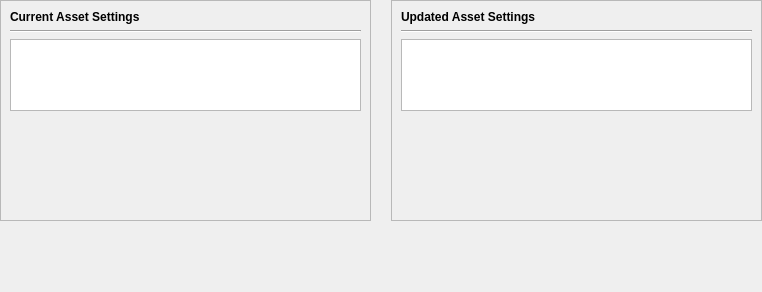
                            <widget class="QWidget" name="scrollAreaWidgetContents">
                                <property name="enabled">
                                    <bool>true</bool>
                                </property>
                                <property name="geometry">
                                    <rect>
                                        <x>0</x>
                                        <y>0</y>
                                        <width>762</width>
                                        <height>292</height>
                                    </rect>
                                </property>
                                <layout class="QVBoxLayout" name="verticalLayout_7" stretch="0,1">
                                    <property name="leftMargin">
                                        <number>0</number>
                                    </property>
                                    <property name="topMargin">
                                        <number>0</number>
                                    </property>
                                    <property name="rightMargin">
                                        <number>0</number>
                                    </property>
                                    <property name="bottomMargin">
                                        <number>0</number>
                                    </property>
                                    <item>
                                        <layout class="QVBoxLayout" name="entries">
                                            <property name="spacing">
                                                <number>6</number>
                                            </property>
                                            <item>
                                                <layout class="QHBoxLayout" name="horizontalLayout_9" stretch="0,0">
                                                    <property name="spacing">
                                                        <number>20</number>
                                                    </property>
                                                    <property name="sizeConstraint">
                                                        <enum>QLayout::SetDefaultConstraint</enum>
                                                    </property>
                                                    <item>
                                                        <widget class="QFrame" name="frame_3">
                                                            <property name="sizePolicy">
                                                                <sizepolicy hsizetype="Preferred" vsizetype="Fixed">
                                                                    <horstretch>0</horstretch>
                                                                    <verstretch>0</verstretch>
                                                                </sizepolicy>
                                                            </property>
                                                            <property name="minimumSize">
                                                                <size>
                                                                    <width>0</width>
                                                                    <height>150</height>
                                                                </size>
                                                            </property>
                                                            <property name="frameShape">
                                                                <enum>QFrame::StyledPanel</enum>
                                                            </property>
                                                            <property name="frameShadow">
                                                                <enum>QFrame::Raised</enum>
                                                            </property>
                                                            <layout class="QVBoxLayout" name="verticalLayout_8">
                                                                <item>
                                                                    <layout class="QVBoxLayout" name="verticalLayout_9">
                                                                        <item>
                                                                            <widget class="QLabel" name="currentDataLabel">
                                                                                <property name="font">
                                                                                    <font>
                                                                                        <weight>75</weight>
                                                                                        <bold>true</bold>
                                                                                    </font>
                                                                                </property>
                                                                                <property name="lineWidth">
                                                                                    <number>1</number>
                                                                                </property>
                                                                                <property name="text">
                                                                                    <string>Current Asset Settings</string>
                                                                                </property>
                                                                            </widget>
                                                                        </item>
                                                                        <item>
                                                                            <widget class="Line" name="line">
                                                                                <property name="orientation">
                                                                                    <enum>Qt::Horizontal</enum>
                                                                                </property>
                                                                            </widget>
                                                                        </item>
                                                                        <item>
                                                                            <widget class="QTextBrowser" name="currentAssetData">
                                                                                <property name="lineWidth">
                                                                                    <number>0</number>
                                                                                </property>
                                                                                <property name="verticalScrollBarPolicy">
                                                                                    <enum>Qt::ScrollBarAsNeeded</enum>
                                                                                </property>
                                                                                <property name="horizontalScrollBarPolicy">
                                                                                    <enum>Qt::ScrollBarAsNeeded</enum>
                                                                                </property>
                                                                                <property name="sizeAdjustPolicy">
                                                                                    <enum>QAbstractScrollArea::AdjustToContents</enum>
                                                                                </property>
                                                                            </widget>
                                                                        </item>
                                                                        <item>
                                                                            <spacer name="verticalSpacer_3">
                                                                                <property name="orientation">
                                                                                    <enum>Qt::Vertical</enum>
                                                                                </property>
                                                                                <property name="sizeHint" stdset="0">
                                                                                    <size>
                                                                                        <width>20</width>
                                                                                        <height>100</height>
                                                                                    </size>
                                                                                </property>
                                                                            </spacer>
                                                                        </item>
                                                                    </layout>
                                                                </item>
                                                            </layout>
                                                        </widget>
                                                    </item>
                                                    <item>
                                                        <widget class="QFrame" name="frame_2">
                                                            <property name="sizePolicy">
                                                                <sizepolicy hsizetype="Preferred" vsizetype="Fixed">
                                                                    <horstretch>0</horstretch>
                                                                    <verstretch>0</verstretch>
                                                                </sizepolicy>
                                                            </property>
                                                            <property name="minimumSize">
                                                                <size>
                                                                    <width>0</width>
                                                                    <height>150</height>
                                                                </size>
                                                            </property>
                                                            <property name="frameShape">
                                                                <enum>QFrame::StyledPanel</enum>
                                                            </property>
                                                            <property name="frameShadow">
                                                                <enum>QFrame::Raised</enum>
                                                            </property>
                                                            <layout class="QVBoxLayout" name="verticalLayout_3">
                                                                <item>
                                                                    <layout class="QVBoxLayout" name="verticalLayout_11">
                                                                        <item>
                                                                            <widget class="QLabel" name="reissueAssetDataLabel">
                                                                                <property name="font">
                                                                                    <font>
                                                                                        <weight>75</weight>
                                                                                        <bold>true</bold>
                                                                                    </font>
                                                                                </property>
                                                                                <property name="text">
                                                                                    <string>Updated Asset Settings</string>
                                                                                </property>
                                                                            </widget>
                                                                        </item>
                                                                        <item>
                                                                            <widget class="Line" name="line_2">
                                                                                <property name="orientation">
                                                                                    <enum>Qt::Horizontal</enum>
                                                                                </property>
                                                                            </widget>
                                                                        </item>
                                                                        <item>
                                                                            <widget class="QTextBrowser" name="updatedAssetData">
                                                                                <property name="verticalScrollBarPolicy">
                                                                                    <enum>Qt::ScrollBarAsNeeded</enum>
                                                                                </property>
                                                                                <property name="horizontalScrollBarPolicy">
                                                                                    <enum>Qt::ScrollBarAsNeeded</enum>
                                                                                </property>
                                                                                <property name="sizeAdjustPolicy">
                                                                                    <enum>QAbstractScrollArea::AdjustToContents</enum>
                                                                                </property>
                                                                            </widget>
                                                                        </item>
                                                                        <item>
                                                                            <spacer name="verticalSpacer">
                                                                                <property name="orientation">
                                                                                    <enum>Qt::Vertical</enum>
                                                                                </property>
                                                                                <property name="sizeHint" stdset="0">
                                                                                    <size>
                                                                                        <width>5</width>
                                                                                        <height>100</height>
                                                                                    </size>
                                                                                </property>
                                                                            </spacer>
                                                                        </item>
                                                                    </layout>
                                                                </item>
                                                            </layout>
                                                        </widget>
                                                    </item>
                                                </layout>
                                            </item>
                                        </layout>
                                    </item>
                                    <item>
                                        <spacer name="verticalSpacer_1">
                                            <property name="orientation">
                                                <enum>Qt::Vertical</enum>
                                            </property>
                                            <property name="sizeType">
                                                <enum>QSizePolicy::Expanding</enum>
                                            </property>
                                            <property name="sizeHint" stdset="0">
                                                <size>
                                                    <width>20</width>
                                                    <height>40</height>
                                                </size>
                                            </property>
                                        </spacer>
                                    </item>
                                </layout>
                            </widget>
